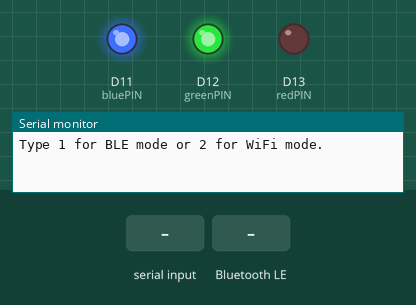
Recording of a sketch running on a simulated Arduino MKR. Parts: output pins drawn as LEDs (lit = HIGH), the last lines printed to the serial monitor. Inputs (shaded band) come from the test bench. WiFi joins after 1.5 s; servers stay silent unless stated; uploads are accepted with an empty reply; random numbers use the default seed unless the sketch sets one; nothing arrives over Bluetooth unless stated; a phone connects over Bluetooth LE 3 s after start.

Above: at 1.2 s.
1.3 s: "1\n" received over Serial
2.8 s: Bluetooth LE write "1" received
At 5.0 s:
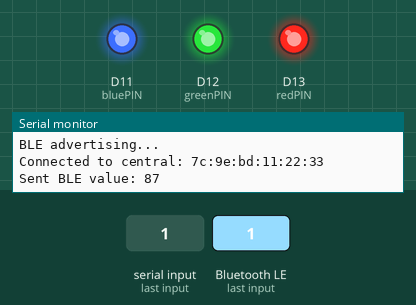
5.8 s: "0\n" received over Serial
7.3 s: "2\n" received over Serial
Timing chart, 0 to 10.3 s (numbered marks = the images above; inputs shaded):
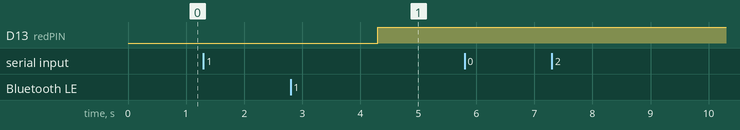

Measured:
- after the input at 2.8 s, D13 (redPIN): LOW → HIGH after 1.5 s

The sketch:

BLE_and_wifi.ino
```cpp
#include <WiFiNINA.h>
#include <ArduinoBLE.h>

// -------------------- Wi-Fi Credentials --------------------
char ssid[] = "ahmed";
char pass[] = "ahmedahmed";
char host[] = "webhook.site";
int port = 80;
String path = "/2e9b1986-e06e-46cb-b9fc-5eb07f0509ba";
WiFiClient client;

// -------------------- BLE Setup --------------------
BLEService LEDService("19b10000-e8f2-537e-4f6c-d104768a1214");
BLECharacteristic redCharacteristic("19b10001-e8f2-537e-4f6c-d104768a1214", BLERead | BLEWrite | BLENotify, 1);
BLECharacteristic greenCharacteristic("19b10002-e8f2-537e-4f6c-d104768a1214", BLERead | BLEWrite | BLENotify, 1);
BLECharacteristic blueCharacteristic("19b10003-e8f2-537e-4f6c-d104768a1214", BLERead | BLEWrite | BLENotify, 1);

// -------------------- Pins --------------------
const int redPIN = 13;
const int greenPIN = 12;
const int bluePIN = 11;

unsigned long previousMillis = 0;
int sensorValue = 0;
int mode = 0;
bool bleRunning = false;

void setup() {
  Serial.begin(9600);
  //while (!Serial);
  Serial.println("Type 1 for BLE mode or 2 for WiFi mode.");

  pinMode(redPIN, OUTPUT);
  pinMode(greenPIN, OUTPUT);
  pinMode(bluePIN, OUTPUT);

  digitalWrite(redPIN, LOW);
  digitalWrite(greenPIN, HIGH);
  digitalWrite(bluePIN, HIGH);
}

void loop() {
  if (Serial.available()) {
    String input = Serial.readStringUntil('\n');
    input.trim();

    if (input == "1") {
      mode = 1;
    } else if (input == "2") {
      mode = 2;
    } else if (input == "0") {
      mode = 0;
      if (bleRunning) {
        Serial.println("Interrupt received: Stopping BLE...");
        BLE.stopAdvertise();
        BLE.end();
        bleRunning = false;
      }
    } else {
      Serial.println("Invalid input. Type 1 for BLE, 2 for WiFi, or 0 to stop.");
    }
  }

  if (mode == 1 && !bleRunning) {
    runBLEMode();
    mode = 0;
    Serial.println("Type 1 for BLE mode or 2 for WiFi mode.");
  }

  if (mode == 2) {
    runWiFiMode();
    mode = 0;
    Serial.println("Type 1 for BLE mode or 2 for WiFi mode.");
  }
}

void runBLEMode() {
  Serial.println("You are in BLE mode");
  if (!BLE.begin()) {
    Serial.println("Starting BLE failed!");
    while (1);
  }

  BLE.setLocalName("Heart_Monitor");
  BLE.setAdvertisedService(LEDService);
  LEDService.addCharacteristic(redCharacteristic);
  LEDService.addCharacteristic(greenCharacteristic);
  LEDService.addCharacteristic(blueCharacteristic);
  BLE.addService(LEDService);
  BLE.advertise();
  bleRunning = true;

  Serial.println("BLE advertising...");

  BLEDevice central;

  while (!central && mode != 0) {
    delay(200);
    central = BLE.central();
  }

  if (!central) {
    Serial.println("BLE mode interrupted before connection.");
    BLE.stopAdvertise();
    BLE.end();
    bleRunning = false;
    return;
  }

  Serial.print("Connected to central: ");
  Serial.println(central.address());

  while (central.connected() && mode != 0) {
    if (redCharacteristic.written()) {
      digitalWrite(redPIN, redCharacteristic.value()[0]);
    }
    if (greenCharacteristic.written()) {
      digitalWrite(greenPIN, greenCharacteristic.value()[0]);
    }
    if (blueCharacteristic.written()) {
      digitalWrite(bluePIN, blueCharacteristic.value()[0]);
    }

    unsigned long currentMillis = millis();
    if (currentMillis - previousMillis >= 1000) {
      previousMillis = currentMillis;
      sensorValue = random(80, 100);
      greenCharacteristic.writeValue((uint8_t)sensorValue);
      Serial.print("Sent BLE value: ");
      Serial.println(sensorValue);
    }

    delay(10);

    // Check for interruption
    if (Serial.available()) {
      String input = Serial.readStringUntil('\n');
      input.trim();
      if (input == "0") {
        mode = 0;
        Serial.println("Interrupt received: Disconnecting BLE...");
        break;
      }
    }
  }

  Serial.println("BLE session ended.");
  BLE.stopAdvertise();
  BLE.end();
  bleRunning = false;
}

void runWiFiMode() {
  Serial.println("You are in WiFi mode");

  WiFi.begin(ssid, pass);
  while (WiFi.status() != WL_CONNECTED) {
    delay(500);
    Serial.print(".");
  }
  Serial.println("\nWiFi connected!");

  String csv = "ECG data\n";
  for (int i = 0; i < 900; i++) {
    int value = random(80, 100);
    csv += "," + String(value);
  }

  if (client.connect(host, port)) {
    client.print("POST " + path + " HTTP/1.1\r\n");
    client.print("Host: " + String(host) + "\r\n");
    client.println("Content-Type: text/csv");
    client.print("Content-Length: ");
    client.println(csv.length());
    client.println("Connection: close");
    client.println();
    client.print(csv);

    Serial.println("CSV sent over WiFi");

    // Wait for server response
    unsigned long timeout = millis();
    while (client.connected() && millis() - timeout < 5000) {
      if (client.available()) {
        String line = client.readStringUntil('\n');
      //  Serial.println(line);
      }
    }

    delay(1000); // Give time for data to flush out
  } else {
    Serial.println("Connection to webhook.site failed.");
  }

  client.stop();
  WiFi.disconnect();
  WiFi.end();
}
```
